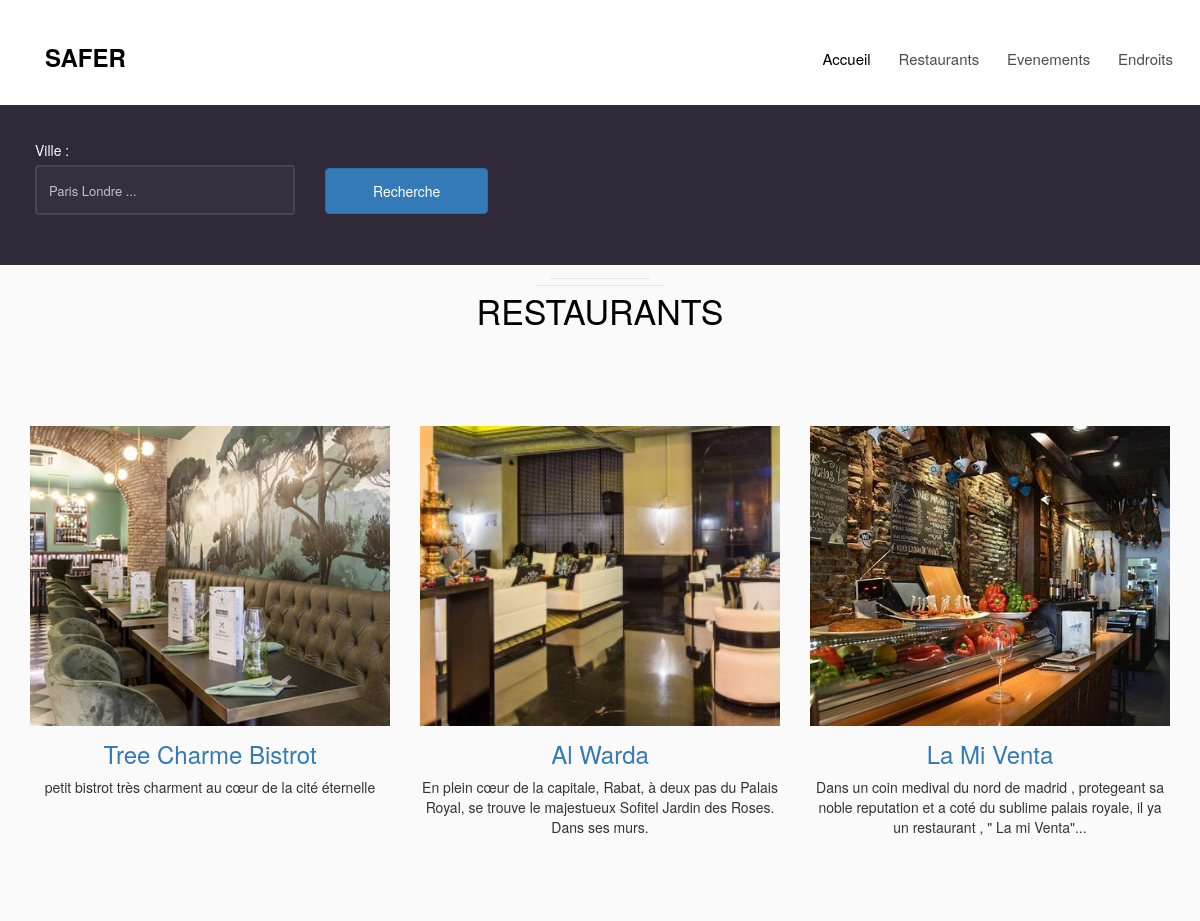
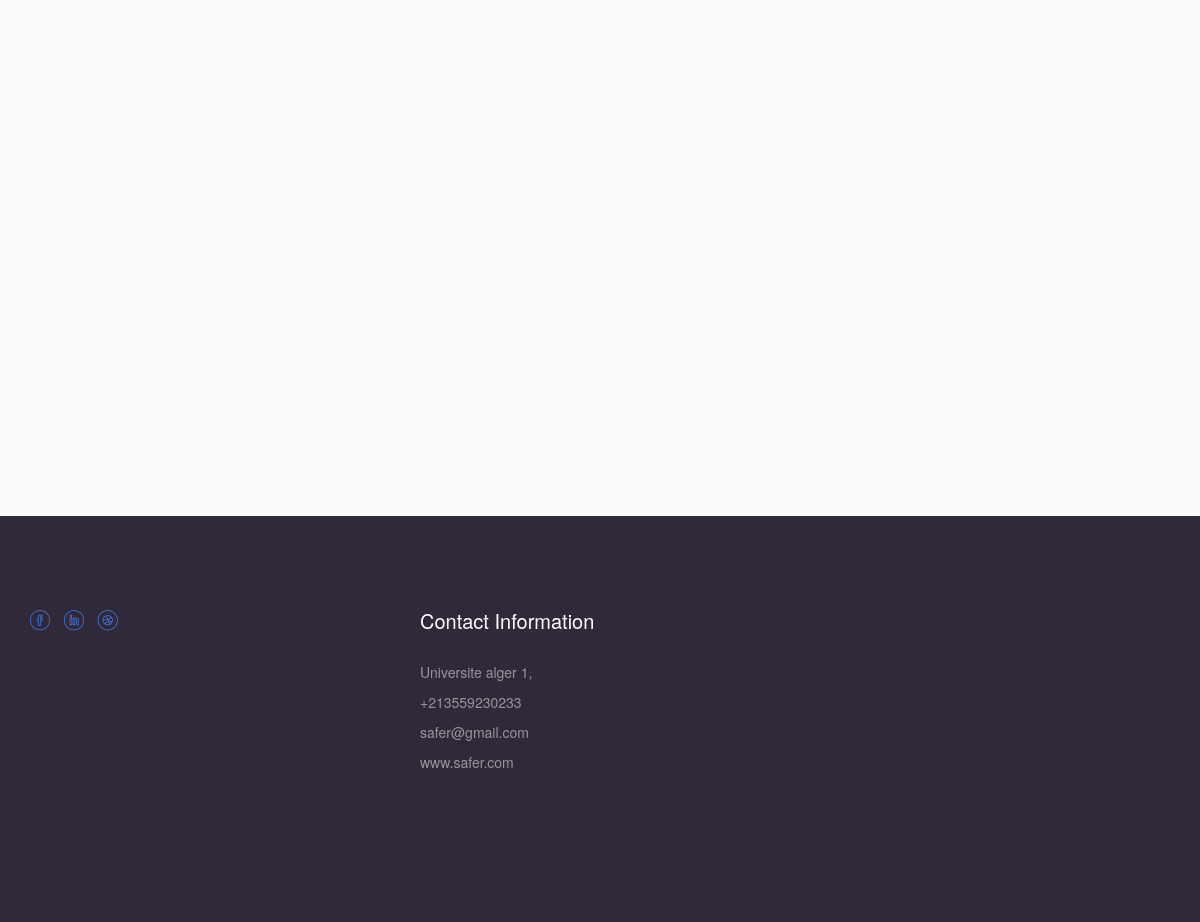
/restaurant/, run on the app's committed database (2 pictures, top to bottom).
### seats/models.py (models this page shows)
class Restaurant(models.Model):
    title = models.CharField(max_length=100)
    content = models.TextField()
    type_food = models.CharField(max_length=100)
    rate = models.IntegerField()
    pays = models.CharField(max_length=10)
    ville = models.CharField(max_length=10)
    adress = models.TextField()
    phone = models.CharField(max_length=10)
    image = models.ImageField(upload_to='image_pro')

### seats/views.py (the view)
# urls.py: path('restaurant/', views.RestaurantListView.as_view(), name='restaurantList'),
class RestaurantListView(ListView):
    model = Restaurant
    context_object_name = 'rests'
    template_name = 'Restaurant.html'
    def get_queryset(self):
        query = self.request.GET.get('q')
        if query:
            object_list = self.model.objects.filter(ville__icontains=query)
        else:
            object_list = self.model.objects.all()
        return object_list

### templates/Restaurant.html
{% extends 'base.html' %}
{% block content %}
<div id="colorlib-rooms" class="colorlib-light-grey">
	<div id="colorlib-reservation">
			<div class="col-md-12 search-wrap">
				<form method="GET" class="colorlib-form">
		              	<div class="row">
		                <div class="col-md-3">
		                  <div class="form-group">
		                    <label >Ville :</label>
		                    <div class="form-field">
		                      <input type="text" name='q' value='{{ request.GET.q }}'  class="form-control " placeholder="Paris Londre ...">
		                    </div>
		                  </div>
		                </div>
		                <div class="col-md-2">
		                  <input type="submit" name="submit" id="submit" value="Recherche" class="btn btn-primary btn-block">
		                </div>
		              </div>
		            </form>
			</div>
					</div>
	<div class="container">
				<div class="row">
						<div class="col-md-6 col-md-offset-3 text-center colorlib-heading animate-box">
							<h2>RESTAURANTS</h2>
						</div>
				</div>
				<div class="row">
					{% for rest in rests %}
					<div class="col-md-4 room-wrap animate-box" >
						<a href="{{ rest.image.url }}" class="room image-popup-link" style="background-image: url({{ rest.image.url }});"></a>
						<div class=" text-center">
							<h3 style="margin-top:15px"><a  href={% url 'restaurant' rest.pk  %}>{{ rest.title }}</a></h3>
							<p class="price" height="300px">
								<span class="currency currency-menu">{{ rest.content }}</span>
							</p></div>
					</div>
					{% endfor %}
				</div>
			</div>
		</div>
		{% endblock %}

### templates/css/style.css (style rules this page uses)
body { font-family: "Poppins", Arial, sans-serif; font-weight: 400; font-size: 14px; line-height: 1.7; color: #595959; background: #fff; }
a { color: #4586FF; -webkit-transition: 0.5s; -o-transition: 0.5s; transition: 0.5s; }
p { margin-bottom: 20px; }
h1, h2, h3, h4, h5, h6, figure { color: #000; font-family: "Playfair Display", Times, serif; font-weight: 400; margin: 0 0 20px 0; }
.colorlib-light-grey { background: #fafafa; }
#colorlib-dining-bar, #colorlib-about, #colorlib-services, #colorlib-contact, #colorlib-rooms, #colorlib-testimony, #colorlib-blog, #colorlib-amenities, #colorlib-subscribe, #colorlib-footer { padding: 6em 0; clear: both; }
#colorlib-reservation { clear: both; }
#colorlib-reservation .search-wrap { width: 100%; display: block; margin-top: -6.66em; z-index: 9; background: #302939; padding: 35px; }
.colorlib-form label { font-weight: normal; color: white; }
.colorlib-form .form-control { height: 50px; -webkit-box-shadow: none; box-shadow: none; font-size: 16px; -webkit-appearance: none; -moz-appearance: none; -ms-appearance: none; -o-appearance: none; appearance: none; background: rgba(255, 255, 255, 0.03); border: 2px solid rgba(255, 255, 255, 0.1); color: rgba(255, 255, 255, 0.7); }
.colorlib-form .form-group { margin-bottom: 15px; }
.colorlib-form .form-group .form-field { position: relative; padding: 0; margin: 0; }
.colorlib-form .form-group .form-field .form-control { padding-right: 50px; }
.colorlib-form .btn-block { margin-top: 28px; padding: 12px !important; }
#colorlib-rooms .room-wrap { margin-bottom: 3em; }
#colorlib-rooms .room { background-size: cover; background-position: center center; background-repeat: no-repeat; position: relative; height: 300px; width: 100%; display: table; overflow: hidden; }
.form-control { -webkit-box-shadow: none; -moz-box-shadow: none; -ms-box-shadow: none; -o-box-shadow: none; box-shadow: none; border: none; font-size: 13px !important; font-weight: 300; -webkit-border-radius: 0px; -moz-border-radius: 0px; -ms-border-radius: 0px; border-radius: 0px; }
input[type="text"] { height: 50px; }
.form-group { margin-bottom: 30px; }
.colorlib-heading { margin-bottom: 5em; }
.colorlib-heading h2 { font-size: 34px; margin-bottom: 20px; line-height: 1.5; color: #000; position: relative; }
.colorlib-heading h2:before, .colorlib-heading h2:after { position: absolute; top: 0; left: 0; right: 0; content: ''; background: #e6e6e6; width: 130px; height: 1px; margin: 0 auto; }
.colorlib-heading h2:after { top: -7px; width: 100px; }
.btn { margin-right: 4px; margin-bottom: 4px; font-size: 16px; font-weight: 400; -webkit-border-radius: 0; -moz-border-radius: 0; -ms-border-radius: 0; border-radius: 0; -webkit-transition: 0.5s; -o-transition: 0.5s; transition: 0.5s; padding: 8px 20px; }
.btn-primary { background: #4586FF; color: #fff; border: 2px solid #4586FF; }
.form-control { -webkit-box-shadow: none; box-shadow: none; background: transparent; border: 2px solid rgba(0, 0, 0, 0.1); height: 54px; font-size: 18px; font-weight: 300; }
.js .animate-box { opacity: 0; }

### data on the page
Restaurant: image (picture), title "Tree Charme Bistrot", content "petit bistrot très charment au cœur de la cité éternelle"
Restaurant: image (picture), title "Al Warda", content "En plein cœur de la capitale, Rabat, à deux pas du Palais Royal, se trouve le majestueux Sofitel Jardin des Roses. Dans ses murs."
Restaurant: image (picture), title "La Mi Venta", content "Dans un coin medival du nord de madrid , protegeant sa noble reputation et a coté du sublime palais royale, il ya un restaurant , \" La mi Venta\"..."
